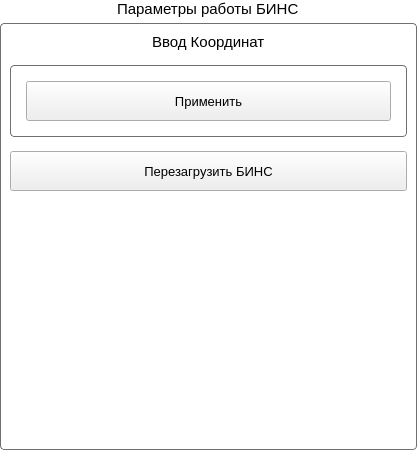
<?xml version="1.0" encoding="UTF-8"?>
<ui version="4.0">
 <class>BINSParamUI</class>
 <widget class="QWidget" name="BINSParamUI">
  <property name="geometry">
   <rect>
    <x>0</x>
    <y>0</y>
    <width>417</width>
    <height>450</height>
   </rect>
  </property>
  <property name="sizePolicy">
   <sizepolicy hsizetype="Fixed" vsizetype="Fixed">
    <horstretch>0</horstretch>
    <verstretch>0</verstretch>
   </sizepolicy>
  </property>
  <property name="minimumSize">
   <size>
    <width>417</width>
    <height>450</height>
   </size>
  </property>
  <property name="maximumSize">
   <size>
    <width>417</width>
    <height>450</height>
   </size>
  </property>
  <property name="windowTitle">
   <string>Form</string>
  </property>
  <property name="styleSheet">
   <string notr="true">QWidget#BINSParamUI
{
	background-color:transparent;
}

QGroupBox
{
	border:1px solid rgb(112,112,112);
	border-radius:4px;
}</string>
  </property>
  <layout class="QVBoxLayout" name="verticalLayout_2">
   <property name="spacing">
    <number>5</number>
   </property>
   <property name="leftMargin">
    <number>0</number>
   </property>
   <property name="topMargin">
    <number>0</number>
   </property>
   <property name="rightMargin">
    <number>0</number>
   </property>
   <property name="bottomMargin">
    <number>0</number>
   </property>
   <item>
    <layout class="QVBoxLayout" name="verticalLayout">
     <item alignment="Qt::AlignHCenter|Qt::AlignTop">
      <widget class="QLabel" name="labelParam">
       <property name="font">
        <font>
         <family>Arial</family>
         <pointsize>11</pointsize>
        </font>
       </property>
       <property name="text">
        <string>Параметры работы БИНС</string>
       </property>
      </widget>
     </item>
     <item>
      <widget class="QGroupBox" name="groupBoxWrapper">
       <property name="title">
        <string/>
       </property>
       <layout class="QVBoxLayout" name="verticalLayout_5">
        <item>
         <layout class="QVBoxLayout" name="verticalLayoutMain">
          <property name="spacing">
           <number>14</number>
          </property>
          <item alignment="Qt::AlignHCenter|Qt::AlignTop">
           <widget class="QLabel" name="labelTop">
            <property name="font">
             <font>
              <family>Arial</family>
              <pointsize>11</pointsize>
             </font>
            </property>
            <property name="text">
             <string>Ввод Координат</string>
            </property>
           </widget>
          </item>
          <item>
           <widget class="QGroupBox" name="groupBoxInputMethod">
            <property name="title">
             <string/>
            </property>
            <layout class="QVBoxLayout" name="verticalLayout_4">
             <property name="spacing">
              <number>24</number>
             </property>
             <property name="leftMargin">
              <number>15</number>
             </property>
             <property name="topMargin">
              <number>15</number>
             </property>
             <property name="rightMargin">
              <number>15</number>
             </property>
             <property name="bottomMargin">
              <number>15</number>
             </property>
             <item>
              <layout class="QVBoxLayout" name="verticalLayoutGroupBox">
               <item>
                <widget class="QPushButton" name="btnApply">
                 <property name="minimumSize">
                  <size>
                   <width>0</width>
                   <height>40</height>
                  </size>
                 </property>
                 <property name="maximumSize">
                  <size>
                   <width>16777215</width>
                   <height>40</height>
                  </size>
                 </property>
                 <property name="font">
                  <font>
                   <family>Arial</family>
                   <pointsize>10</pointsize>
                  </font>
                 </property>
                 <property name="text">
                  <string>Применить</string>
                 </property>
                </widget>
               </item>
              </layout>
             </item>
            </layout>
           </widget>
          </item>
          <item>
           <widget class="QPushButton" name="btnRestartBINS">
            <property name="minimumSize">
             <size>
              <width>0</width>
              <height>40</height>
             </size>
            </property>
            <property name="maximumSize">
             <size>
              <width>16777215</width>
              <height>40</height>
             </size>
            </property>
            <property name="font">
             <font>
              <family>Arial</family>
              <pointsize>10</pointsize>
             </font>
            </property>
            <property name="text">
             <string>Перезагрузить БИНС</string>
            </property>
           </widget>
          </item>
          <item>
           <spacer name="verticalSpacer">
            <property name="orientation">
             <enum>Qt::Vertical</enum>
            </property>
            <property name="sizeHint" stdset="0">
             <size>
              <width>20</width>
              <height>40</height>
             </size>
            </property>
           </spacer>
          </item>
         </layout>
        </item>
       </layout>
      </widget>
     </item>
    </layout>
   </item>
  </layout>
 </widget>
 <resources/>
 <connections/>
</ui>
